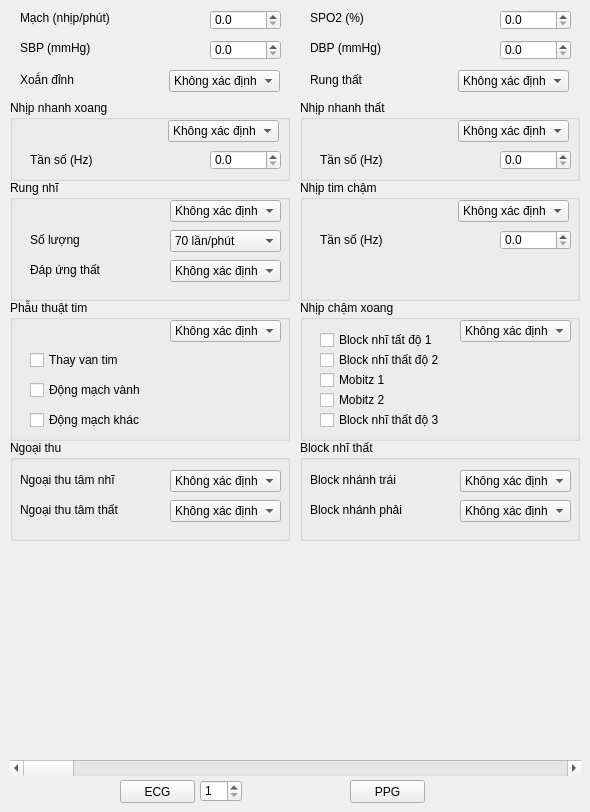
    <widget class="QWidget" name="tab_2">
     <attribute name="title">
      <string>Chẩn đoán dựa trên ECG</string>
     </attribute>
     <widget class="QLabel" name="label_23">
      <property name="geometry">
       <rect>
        <x>20</x>
        <y>70</y>
        <width>121</width>
        <height>20</height>
       </rect>
      </property>
      <property name="text">
       <string>Xoắn đỉnh</string>
      </property>
     </widget>
     <widget class="QComboBox" name="xoan_dinh">
      <property name="geometry">
       <rect>
        <x>169</x>
        <y>70</y>
        <width>111</width>
        <height>22</height>
       </rect>
      </property>
      <item>
       <property name="text">
        <string>Không xác định</string>
       </property>
      </item>
      <item>
       <property name="text">
        <string>Không</string>
       </property>
      </item>
      <item>
       <property name="text">
        <string>Có</string>
       </property>
      </item>
     </widget>
     <widget class="QLabel" name="label_24">
      <property name="geometry">
       <rect>
        <x>310</x>
        <y>70</y>
        <width>121</width>
        <height>20</height>
       </rect>
      </property>
      <property name="text">
       <string>Rung thất</string>
      </property>
     </widget>
     <widget class="QComboBox" name="rung_that">
      <property name="geometry">
       <rect>
        <x>458</x>
        <y>70</y>
        <width>111</width>
        <height>22</height>
       </rect>
      </property>
      <item>
       <property name="text">
        <string>Không xác định</string>
       </property>
      </item>
      <item>
       <property name="text">
        <string>Không</string>
       </property>
      </item>
      <item>
       <property name="text">
        <string>Có</string>
       </property>
      </item>
     </widget>
     <widget class="QGroupBox" name="groupBox_5">
      <property name="geometry">
       <rect>
        <x>10</x>
        <y>100</y>
        <width>280</width>
        <height>81</height>
       </rect>
      </property>
      <property name="title">
       <string>Nhịp nhanh xoang</string>
      </property>
      <widget class="QComboBox" name="xoang_nhanh">
       <property name="geometry">
        <rect>
         <x>158</x>
         <y>20</y>
         <width>111</width>
         <height>22</height>
        </rect>
       </property>
       <item>
        <property name="text">
         <string>Không xác định</string>
        </property>
       </item>
       <item>
        <property name="text">
         <string>Không</string>
        </property>
       </item>
       <item>
        <property name="text">
         <string>Có</string>
        </property>
       </item>
      </widget>
      <widget class="QDoubleSpinBox" name="f_xoang_nhanh">
       <property name="geometry">
        <rect>
         <x>200</x>
         <y>50</y>
         <width>71</width>
         <height>20</height>
        </rect>
       </property>
       <property name="decimals">
        <number>1</number>
       </property>
       <property name="maximum">
        <double>999.899999999999977</double>
       </property>
      </widget>
      <widget class="QLabel" name="label_19">
       <property name="geometry">
        <rect>
         <x>20</x>
         <y>50</y>
         <width>81</width>
         <height>20</height>
        </rect>
       </property>
       <property name="text">
        <string>Tần số (Hz)</string>
       </property>
      </widget>
     </widget>
     <widget class="QGroupBox" name="groupBox_6">
      <property name="geometry">
       <rect>
        <x>10</x>
        <y>180</y>
        <width>280</width>
        <height>121</height>
       </rect>
      </property>
      <property name="title">
       <string>Rung nhĩ</string>
      </property>
      <widget class="QComboBox" name="rung_nhi_2">
       <property name="geometry">
        <rect>
         <x>160</x>
         <y>20</y>
         <width>111</width>
         <height>22</height>
        </rect>
       </property>
       <item>
        <property name="text">
         <string>Không xác định</string>
        </property>
       </item>
       <item>
        <property name="text">
         <string>Không</string>
        </property>
       </item>
       <item>
        <property name="text">
         <string>Có</string>
        </property>
       </item>
      </widget>
      <widget class="QComboBox" name="so_luong">
       <property name="geometry">
        <rect>
         <x>160</x>
         <y>50</y>
         <width>111</width>
         <height>22</height>
        </rect>
       </property>
       <item>
        <property name="text">
         <string>70 lần/phút</string>
        </property>
       </item>
       <item>
        <property name="text">
         <string>80 lần/phút</string>
        </property>
       </item>
       <item>
        <property name="text">
         <string>90 lần/phút</string>
        </property>
       </item>
      </widget>
      <widget class="QLabel" name="label_21">
       <property name="geometry">
        <rect>
         <x>20</x>
         <y>50</y>
         <width>91</width>
         <height>20</height>
        </rect>
       </property>
       <property name="text">
        <string>Số lượng</string>
       </property>
      </widget>
      <widget class="QLabel" name="label_20">
       <property name="geometry">
        <rect>
         <x>20</x>
         <y>80</y>
         <width>91</width>
         <height>20</height>
        </rect>
       </property>
       <property name="text">
        <string>Đáp ứng thất</string>
       </property>
      </widget>
      <widget class="QComboBox" name="dap_ung">
       <property name="geometry">
        <rect>
         <x>160</x>
         <y>80</y>
         <width>111</width>
         <height>22</height>
        </rect>
       </property>
       <item>
        <property name="text">
         <string>Không xác định</string>
        </property>
       </item>
       <item>
        <property name="text">
         <string>Không</string>
        </property>
       </item>
       <item>
        <property name="text">
         <string>Có</string>
        </property>
       </item>
      </widget>
     </widget>
     <widget class="QGroupBox" name="groupBox_7">
      <property name="geometry">
       <rect>
        <x>300</x>
        <y>100</y>
        <width>280</width>
        <height>81</height>
       </rect>
      </property>
      <property name="title">
       <string>Nhịp nhanh thất</string>
      </property>
      <widget class="QComboBox" name="that_nhanh">
       <property name="geometry">
        <rect>
         <x>158</x>
         <y>20</y>
         <width>111</width>
         <height>22</height>
        </rect>
       </property>
       <item>
        <property name="text">
         <string>Không xác định</string>
        </property>
       </item>
       <item>
        <property name="text">
         <string>Không</string>
        </property>
       </item>
       <item>
        <property name="text">
         <string>Có</string>
        </property>
       </item>
      </widget>
      <widget class="QLabel" name="label_22">
       <property name="geometry">
        <rect>
         <x>20</x>
         <y>50</y>
         <width>81</width>
         <height>20</height>
        </rect>
       </property>
       <property name="text">
        <string>Tần số (Hz)</string>
       </property>
      </widget>
      <widget class="QDoubleSpinBox" name="f_that_nhanh">
       <property name="geometry">
        <rect>
         <x>200</x>
         <y>50</y>
         <width>71</width>
         <height>20</height>
        </rect>
       </property>
       <property name="decimals">
        <number>1</number>
       </property>
       <property name="maximum">
        <double>999.899999999999977</double>
       </property>
      </widget>
     </widget>
     <widget class="QGroupBox" name="groupBox_8">
      <property name="geometry">
       <rect>
        <x>300</x>
        <y>180</y>
        <width>280</width>
        <height>121</height>
       </rect>
      </property>
      <property name="title">
       <string>Nhịp tim chậm</string>
      </property>
      <widget class="QComboBox" name="tim_cham">
       <property name="geometry">
        <rect>
         <x>158</x>
         <y>20</y>
         <width>111</width>
         <height>22</height>
        </rect>
       </property>
       <item>
        <property name="text">
         <string>Không xác định</string>
        </property>
       </item>
       <item>
        <property name="text">
         <string>Không</string>
        </property>
       </item>
       <item>
        <property name="text">
         <string>Có</string>
        </property>
       </item>
      </widget>
      <widget class="QLabel" name="label_95">
       <property name="geometry">
        <rect>
         <x>20</x>
         <y>50</y>
         <width>91</width>
         <height>20</height>
        </rect>
       </property>
       <property name="text">
        <string>Tần số (Hz)</string>
       </property>
      </widget>
      <widget class="QDoubleSpinBox" name="f_tim_cham">
       <property name="geometry">
        <rect>
         <x>200</x>
         <y>50</y>
         <width>71</width>
         <height>20</height>
        </rect>
       </property>
       <property name="decimals">
        <number>1</number>
       </property>
       <property name="maximum">
        <double>999.899999999999977</double>
       </property>
      </widget>
     </widget>
     <widget class="QGroupBox" name="groupBox_9">
      <property name="geometry">
       <rect>
        <x>10</x>
        <y>300</y>
        <width>280</width>
        <height>141</height>
       </rect>
      </property>
      <property name="title">
       <string>Phẫu thuật tim</string>
      </property>
      <widget class="QComboBox" name="heart_op_2">
       <property name="geometry">
        <rect>
         <x>160</x>
         <y>20</y>
         <width>111</width>
         <height>22</height>
        </rect>
       </property>
       <item>
        <property name="text">
         <string>Không xác định</string>
        </property>
       </item>
       <item>
        <property name="text">
         <string>Không</string>
        </property>
       </item>
       <item>
        <property name="text">
         <string>Có</string>
        </property>
       </item>
      </widget>
      <widget class="QCheckBox" name="thay_van">
       <property name="geometry">
        <rect>
         <x>20</x>
         <y>50</y>
         <width>191</width>
         <height>20</height>
        </rect>
       </property>
       <property name="text">
        <string>Thay van tim</string>
       </property>
      </widget>
      <widget class="QCheckBox" name="mach_khac_2">
       <property name="geometry">
        <rect>
         <x>20</x>
         <y>110</y>
         <width>121</width>
         <height>20</height>
        </rect>
       </property>
       <property name="text">
        <string>Động mạch khác</string>
       </property>
      </widget>
      <widget class="QCheckBox" name="DMV_2">
       <property name="geometry">
        <rect>
         <x>20</x>
         <y>80</y>
         <width>131</width>
         <height>20</height>
        </rect>
       </property>
       <property name="text">
        <string>Động mạch vành</string>
       </property>
      </widget>
     </widget>
     <widget class="QGroupBox" name="groupBox_10">
      <property name="geometry">
       <rect>
        <x>300</x>
        <y>300</y>
        <width>280</width>
        <height>141</height>
       </rect>
      </property>
      <property name="title">
       <string>Nhịp chậm xoang</string>
      </property>
      <widget class="QCheckBox" name="block_nhi_that_1">
       <property name="geometry">
        <rect>
         <x>20</x>
         <y>30</y>
         <width>121</width>
         <height>20</height>
        </rect>
       </property>
       <property name="text">
        <string>Block nhĩ tất độ 1</string>
       </property>
      </widget>
      <widget class="QCheckBox" name="mobitz_2">
       <property name="geometry">
        <rect>
         <x>20</x>
         <y>90</y>
         <width>121</width>
         <height>20</height>
        </rect>
       </property>
       <property name="text">
        <string>Mobitz 2</string>
       </property>
      </widget>
      <widget class="QCheckBox" name="block_nhi_that_3">
       <property name="geometry">
        <rect>
         <x>20</x>
         <y>110</y>
         <width>131</width>
         <height>20</height>
        </rect>
       </property>
       <property name="text">
        <string>Block nhĩ thất độ 3</string>
       </property>
      </widget>
      <widget class="QCheckBox" name="block_nhi_that_2">
       <property name="geometry">
        <rect>
         <x>20</x>
         <y>50</y>
         <width>131</width>
         <height>20</height>
        </rect>
       </property>
       <property name="text">
        <string>Block nhĩ thất độ 2</string>
       </property>
      </widget>
      <widget class="QCheckBox" name="mobitz_1">
       <property name="geometry">
        <rect>
         <x>20</x>
         <y>70</y>
         <width>131</width>
         <height>20</height>
        </rect>
       </property>
       <property name="text">
        <string>Mobitz 1</string>
       </property>
      </widget>
      <widget class="QComboBox" name="cham_xoang">
       <property name="geometry">
        <rect>
         <x>160</x>
         <y>20</y>
         <width>111</width>
         <height>22</height>
        </rect>
       </property>
       <item>
        <property name="text">
         <string>Không xác định</string>
        </property>
       </item>
       <item>
        <property name="text">
         <string>Không</string>
        </property>
       </item>
       <item>
        <property name="text">
         <string>Có</string>
        </property>
       </item>
      </widget>
     </widget>
     <widget class="QLabel" name="label">
      <property name="geometry">
       <rect>
        <x>20</x>
        <y>10</y>
        <width>91</width>
        <height>16</height>
       </rect>
      </property>
      <property name="text">
       <string>Mạch (nhịp/phút)</string>
      </property>
     </widget>
     <widget class="QDoubleSpinBox" name="pulse_2">
      <property name="geometry">
       <rect>
        <x>210</x>
        <y>10</y>
        <width>71</width>
        <height>20</height>
       </rect>
      </property>
      <property name="decimals">
       <number>1</number>
      </property>
      <property name="maximum">
       <double>999.899999999999977</double>
      </property>
     </widget>
     <widget class="QLabel" name="label_2">
      <property name="geometry">
       <rect>
        <x>310</x>
        <y>10</y>
        <width>91</width>
        <height>16</height>
       </rect>
      </property>
      <property name="text">
       <string>SPO2 (%)</string>
      </property>
     </widget>
     <widget class="QDoubleSpinBox" name="SPO2">
      <property name="geometry">
       <rect>
        <x>500</x>
        <y>10</y>
        <width>71</width>
        <height>20</height>
       </rect>
      </property>
      <property name="decimals">
       <number>1</number>
      </property>
      <property name="maximum">
       <double>999.899999999999977</double>
      </property>
     </widget>
     <widget class="QLabel" name="label_3">
      <property name="geometry">
       <rect>
        <x>20</x>
        <y>40</y>
        <width>91</width>
        <height>16</height>
       </rect>
      </property>
      <property name="text">
       <string>SBP (mmHg)</string>
      </property>
     </widget>
     <widget class="QDoubleSpinBox" name="SBP_2">
      <property name="geometry">
       <rect>
        <x>210</x>
        <y>40</y>
        <width>71</width>
        <height>20</height>
       </rect>
      </property>
      <property name="decimals">
       <number>1</number>
      </property>
      <property name="maximum">
       <double>999.899999999999977</double>
      </property>
     </widget>
     <widget class="QLabel" name="label_4">
      <property name="geometry">
       <rect>
        <x>310</x>
        <y>40</y>
        <width>91</width>
        <height>16</height>
       </rect>
      </property>
      <property name="text">
       <string>DBP (mmHg)</string>
      </property>
     </widget>
     <widget class="QDoubleSpinBox" name="DBP_2">
      <property name="geometry">
       <rect>
        <x>500</x>
        <y>40</y>
        <width>71</width>
        <height>20</height>
       </rect>
      </property>
      <property name="decimals">
       <number>1</number>
      </property>
      <property name="maximum">
       <double>999.899999999999977</double>
      </property>
     </widget>
     <widget class="QGroupBox" name="groupBox_11">
      <property name="geometry">
       <rect>
        <x>10</x>
        <y>440</y>
        <width>280</width>
        <height>101</height>
       </rect>
      </property>
      <property name="title">
       <string>Ngoại thu</string>
      </property>
      <widget class="QComboBox" name="ngoai_thu_tam_nhi">
       <property name="geometry">
        <rect>
         <x>160</x>
         <y>30</y>
         <width>111</width>
         <height>22</height>
        </rect>
       </property>
       <item>
        <property name="text">
         <string>Không xác định</string>
        </property>
       </item>
       <item>
        <property name="text">
         <string>Không</string>
        </property>
       </item>
       <item>
        <property name="text">
         <string>Có</string>
        </property>
       </item>
      </widget>
      <widget class="QLabel" name="label_25">
       <property name="geometry">
        <rect>
         <x>10</x>
         <y>30</y>
         <width>111</width>
         <height>20</height>
        </rect>
       </property>
       <property name="text">
        <string>Ngoại thu tâm nhĩ</string>
       </property>
      </widget>
      <widget class="QLabel" name="label_29">
       <property name="geometry">
        <rect>
         <x>10</x>
         <y>60</y>
         <width>111</width>
         <height>20</height>
        </rect>
       </property>
       <property name="text">
        <string>Ngoại thu tâm thất</string>
       </property>
      </widget>
      <widget class="QComboBox" name="ngoai_thu_tam_that">
       <property name="geometry">
        <rect>
         <x>160</x>
         <y>60</y>
         <width>111</width>
         <height>22</height>
        </rect>
       </property>
       <item>
        <property name="text">
         <string>Không xác định</string>
        </property>
       </item>
       <item>
        <property name="text">
         <string>Không</string>
        </property>
       </item>
       <item>
        <property name="text">
         <string>Có</string>
        </property>
       </item>
      </widget>
     </widget>
     <widget class="QGroupBox" name="groupBox_12">
      <property name="geometry">
       <rect>
        <x>300</x>
        <y>440</y>
        <width>280</width>
        <height>101</height>
       </rect>
      </property>
      <property name="title">
       <string>Block nhĩ thất</string>
      </property>
      <widget class="QComboBox" name="block_that_trai">
       <property name="geometry">
        <rect>
         <x>160</x>
         <y>30</y>
         <width>111</width>
         <height>22</height>
        </rect>
       </property>
       <item>
        <property name="text">
         <string>Không xác định</string>
        </property>
       </item>
       <item>
        <property name="text">
         <string>Không</string>
        </property>
       </item>
       <item>
        <property name="text">
         <string>Có</string>
        </property>
       </item>
      </widget>
      <widget class="QLabel" name="label_38">
       <property name="geometry">
        <rect>
         <x>10</x>
         <y>30</y>
         <width>111</width>
         <height>20</height>
        </rect>
       </property>
       <property name="text">
        <string>Block nhánh trái</string>
       </property>
      </widget>
      <widget class="QLabel" name="label_51">
       <property name="geometry">
        <rect>
         <x>10</x>
         <y>60</y>
         <width>111</width>
         <height>20</height>
        </rect>
       </property>
       <property name="text">
        <string>Block nhánh phải</string>
       </property>
      </widget>
      <widget class="QComboBox" name="block_that_phai">
       <property name="geometry">
        <rect>
         <x>160</x>
         <y>60</y>
         <width>111</width>
         <height>22</height>
        </rect>
       </property>
       <item>
        <property name="text">
         <string>Không xác định</string>
        </property>
       </item>
       <item>
        <property name="text">
         <string>Không</string>
        </property>
       </item>
       <item>
        <property name="text">
         <string>Có</string>
        </property>
       </item>
      </widget>
     </widget>
     <widget class="QPushButton" name="PPG_Plot">
      <property name="geometry">
       <rect>
        <x>350</x>
        <y>780</y>
        <width>75</width>
        <height>23</height>
       </rect>
      </property>
      <property name="text">
       <string>PPG</string>
      </property>
     </widget>
     <widget class="QSpinBox" name="ECGSpin">
      <property name="geometry">
       <rect>
        <x>200</x>
        <y>780</y>
        <width>42</width>
        <height>22</height>
       </rect>
      </property>
      <property name="minimum">
       <number>1</number>
      </property>
      <property name="maximum">
       <number>12</number>
      </property>
     </widget>
     <widget class="QPushButton" name="ECG_Plot">
      <property name="geometry">
       <rect>
        <x>120</x>
        <y>780</y>
        <width>75</width>
        <height>23</height>
       </rect>
      </property>
      <property name="text">
       <string>ECG</string>
      </property>
     </widget>
     <widget class="QWidget" name="sigplt" native="true">
      <property name="geometry">
       <rect>
        <x>10</x>
        <y>550</y>
        <width>571</width>
        <height>201</height>
       </rect>
      </property>
     </widget>
     <widget class="QScrollBar" name="sigplt_scrollbar">
      <property name="geometry">
       <rect>
        <x>10</x>
        <y>760</y>
        <width>571</width>
        <height>16</height>
       </rect>
      </property>
      <property name="maximum">
       <number>100</number>
      </property>
      <property name="orientation">
       <enum>Qt::Horizontal</enum>
      </property>
     </widget>
    </widget>
